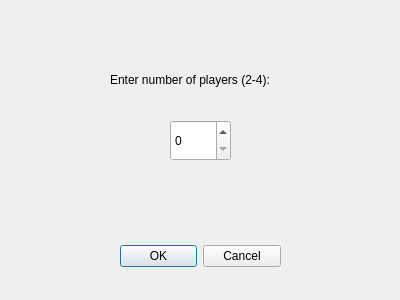
<?xml version="1.0" encoding="UTF-8"?>
<ui version="4.0">
 <class>NumPlayersDialog</class>
 <widget class="QDialog" name="NumPlayersDialog">
  <property name="geometry">
   <rect>
    <x>0</x>
    <y>0</y>
    <width>400</width>
    <height>300</height>
   </rect>
  </property>
  <property name="windowTitle">
   <string>Dialog</string>
  </property>
  <widget class="QDialogButtonBox" name="buttonBox">
   <property name="geometry">
    <rect>
     <x>120</x>
     <y>240</y>
     <width>161</width>
     <height>32</height>
    </rect>
   </property>
   <property name="orientation">
    <enum>Qt::Horizontal</enum>
   </property>
   <property name="standardButtons">
    <set>QDialogButtonBox::Cancel|QDialogButtonBox::Ok</set>
   </property>
  </widget>
  <widget class="QSpinBox" name="spinBox">
   <property name="geometry">
    <rect>
     <x>170</x>
     <y>120</y>
     <width>61</width>
     <height>41</height>
    </rect>
   </property>
  </widget>
  <widget class="QLabel" name="label">
   <property name="geometry">
    <rect>
     <x>110</x>
     <y>70</y>
     <width>181</width>
     <height>20</height>
    </rect>
   </property>
   <property name="text">
    <string>Enter number of players (2-4):</string>
   </property>
  </widget>
 </widget>
 <resources/>
 <connections>
  <connection>
   <sender>buttonBox</sender>
   <signal>accepted()</signal>
   <receiver>NumPlayersDialog</receiver>
   <slot>accept()</slot>
   <hints>
    <hint type="sourcelabel">
     <x>248</x>
     <y>254</y>
    </hint>
    <hint type="destinationlabel">
     <x>157</x>
     <y>274</y>
    </hint>
   </hints>
  </connection>
  <connection>
   <sender>buttonBox</sender>
   <signal>rejected()</signal>
   <receiver>NumPlayersDialog</receiver>
   <slot>reject()</slot>
   <hints>
    <hint type="sourcelabel">
     <x>316</x>
     <y>260</y>
    </hint>
    <hint type="destinationlabel">
     <x>286</x>
     <y>274</y>
    </hint>
   </hints>
  </connection>
 </connections>
</ui>
